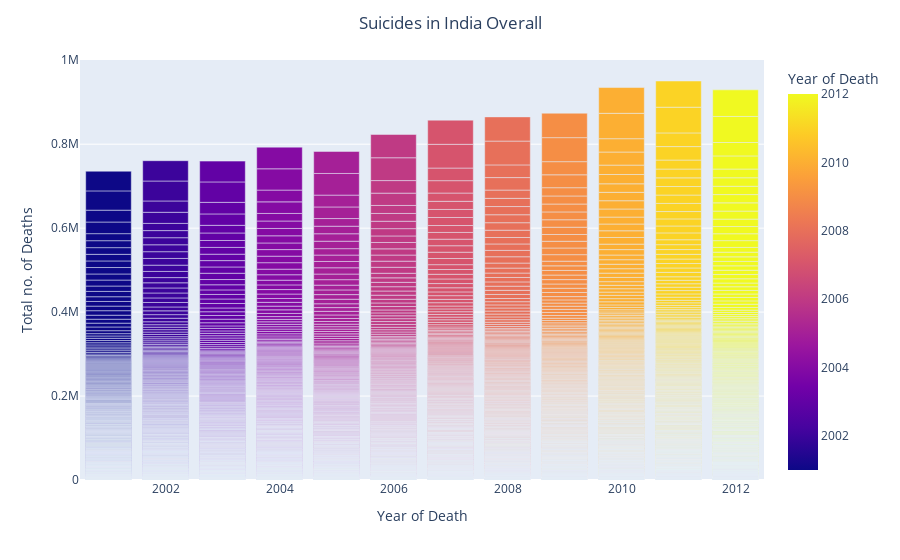

Here is the notebook cell this chart was saved with:
### Code cell
fig = px.bar(overall_data_grp,x='Year of Death',y='Total no. of Deaths',color='Year of Death',height=600)
fig.update_layout(
    title={
        'text':"Suicides in India Overall",
        'y':0.97,
        'x':0.5,
        'xanchor':'center',
        'yanchor':'top'
    }
)
fig.show()

### Figure 1 — Plotly figure (JSON) as saved in the notebook; plotly's stock layout.template omitted (floating-point values rounded to 4 significant figures; data arrays with more than 128 entries replaced by an {"elided": "..."} marker saying what was removed)
{"data": [{"alignmentgroup": "True", "hovertemplate": "Year of Death=%{marker.color}<br>Total no. of Deaths=%{y}<extra></extra>", "legendgroup": "", "marker": {"color": {"elided": "8188 int values"}, "coloraxis": "coloraxis", "pattern": {"shape": ""}}, "name": "", "offsetgroup": "", "orientation": "v", "showlegend": false, "textposition": "auto", "type": "bar", "x": {"elided": "8188 int values"}, "xaxis": "x", "y": {"elided": "8188 int values"}, "yaxis": "y"}], "layout": {"autosize": true, "barmode": "relative", "coloraxis": {"colorbar": {"title": {"text": "Year of Death"}}, "colorscale": [[0, "#0d0887"], [0.1111, "#46039f"], [0.2222, "#7201a8"], [0.3333, "#9c179e"], [0.4444, "#bd3786"], [0.5556, "#d8576b"], [0.6667, "#ed7953"], [0.7778, "#fb9f3a"], [0.8889, "#fdca26"], [1, "#f0f921"]]}, "legend": {"tracegroupgap": 0}, "margin": {"t": 60}, "title": {"text": "Suicides in India Overall", "x": 0.5, "xanchor": "center", "y": 0.97, "yanchor": "top"}, "xaxis": {"anchor": "y", "autorange": true, "domain": [0, 1], "range": [2000.0, 2012.0], "title": {"text": "Year of Death"}, "type": "linear"}, "yaxis": {"anchor": "x", "autorange": true, "domain": [0, 1], "range": [0, 1000580], "title": {"text": "Total no. of Deaths"}, "type": "linear"}}}
